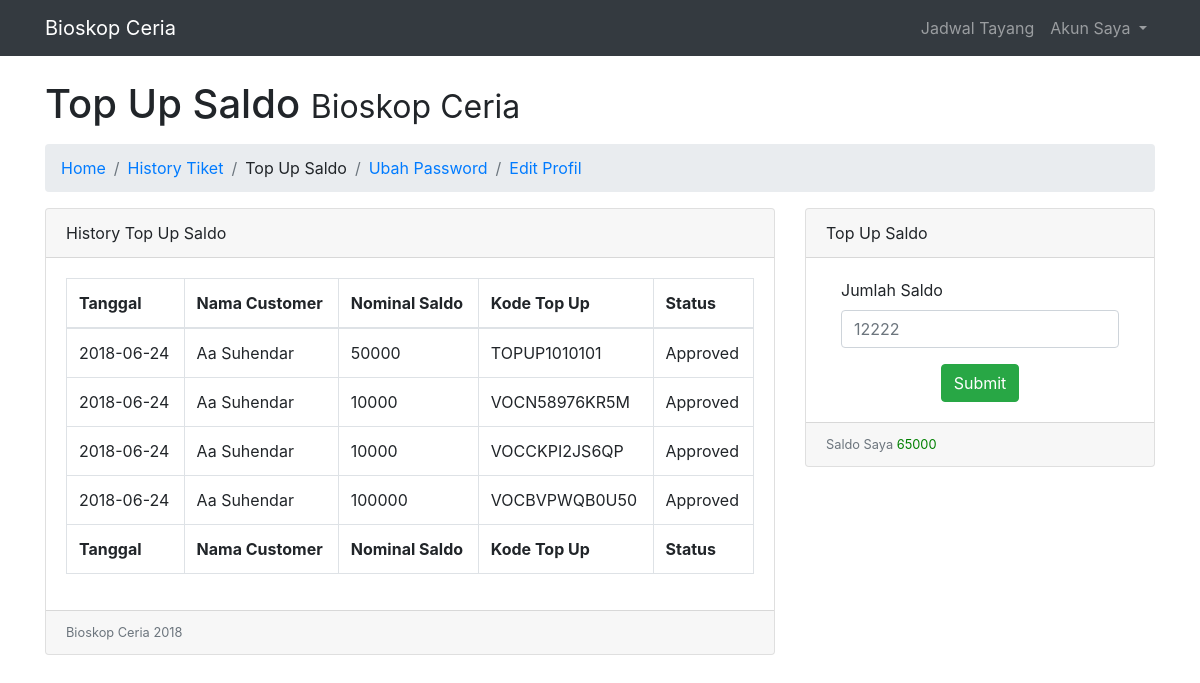
The app's page /topup.php (signed in) with its own data.
### tables this page shows
CREATE TABLE `topup` (
  `id` int(5) NOT NULL,
  `tanggal` date NOT NULL,
  `id_customer` int(5) UNSIGNED ZEROFILL NOT NULL,
  `uang` int(6) NOT NULL,
  `kode_topup` varchar(30) NOT NULL,
  `status` varchar(30) NOT NULL
);

CREATE TABLE `customer` (
  `id_customer` int(5) UNSIGNED ZEROFILL NOT NULL,
  `fname_customer` varchar(20) NOT NULL,
  `lname_customer` varchar(20) NOT NULL,
  `jk_customer` varchar(1) NOT NULL,
  `username_customer` varchar(12) NOT NULL,
  `password_customer` varchar(60) NOT NULL,
  `email_customer` varchar(50) NOT NULL,
  `phone_customer` varchar(20) NOT NULL,
  `saldo_customer` int(10) NOT NULL
);

### topup.php (the view, shortened to what this page needs)
<?php
require_once "config.php";
$id_customer = $_SESSION['id_customer'];
?>
<!DOCTYPE html>
<html lang="en">
  <head>
    <link href="vendor/bootstrap/css/bootstrap.min.css" rel="stylesheet">
    <link href="css/modern-business.css" rel="stylesheet">
  </head>
  <body>
 <?php include "header.phtml"; ?>
    <div class="container">
      <h1 class="mt-4 mb-3">Top Up Saldo
        <small><?=nama;?></small>
      </h1>
      <ol class="breadcrumb">
        <li class="breadcrumb-item active">
          <a href="akunsaya.php">Home</a>
        </li>
        <li class="breadcrumb-item"><a href="history.php">History Tiket</a></li>
        <li class="breadcrumb-item">Top Up Saldo</li>
        <li class="breadcrumb-item"><a href="ubah.php">Ubah Password</a></li>
        <li class="breadcrumb-item"><a href="edit.php">Edit Profil</a></li>
      </ol>
      <div class="row">
        <div class="col-lg-8">
          <div class="card mb-3">
            <div class="card-header">
              <i class="fa fa-bar-chart"></i> History Top Up Saldo</div>
        <div class="card-body">
          <div class="table-responsive">
            <table class="table table-bordered" id="dataTable" width="100%" cellspacing="0">
              <thead>
                <tr>
                  <th>Tanggal</th>
                  <th>Nama Customer</th>
                  <th>Nominal Saldo</th>
                  <th>Kode Top Up</th>
                  <th>Status</th>
                </tr>
              </thead>
              <tfoot>
                <tr>
                  <th>Tanggal</th>
                  <th>Nama Customer</th>
                  <th>Nominal Saldo</th>
                  <th>Kode Top Up</th>
                  <th>Status</th>
                </tr>
              </tfoot>
              <tbody>
              <?php $qyu = $conn->query("SELECT * FROM topup INNER JOIN customer ON topup.id_customer = customer.id_customer WHERE topup.id_customer = '$id_customer'");
                while($datanya = $qyu->fetch_array()){ ?>
                <tr>
                  <td><?php echo $datanya['tanggal']; ?></td>
                  <td><?php echo $datanya['fname_customer']." ".$datanya['lname_customer']; ?></td>
                  <td><?php echo $datanya['uang']; ?></td>
                  <td><?php echo $datanya['kode_topup']; ?></td>
                  <td><?php echo $datanya['status']; ?></td>
                </tr>
              <?php } ?>
              </tbody>
            </table>
          </div>
        </div>
            <div class="card-footer small text-muted"><?=nama;?> 2018</div>
          </div>
        </div>
        <div class="col-lg-4">
          <div class="card mb-3">
            <div class="card-header">
              <i class="fa fa-pie-chart"></i> Top Up Saldo</div>
            <div class="card-body">
      <form method="post" action="" class="form-horizontal">
        <div class="form-group">
          <label for="nama" class="col-sm-12 control-label">Jumlah Saldo</label>
          <div class="col-sm-12">
            <input type="text" class="form-control" name="saldo" placeholder="12222">
          </div>
        </div>
        <center><button type="submit" class="btn btn-success">Submit</button></center>
      </form>
            </div>
            <div class="card-footer small text-muted">Saldo Saya <font color=green><?php echo $saldoo['saldo_customer'];?></font></div>
          </div>
        </div>
    </div>
  </body>
</html>

### css/modern-business.css (style rules this page uses)
body { padding-top: 54px; }
@media (min-width: 992px) { body { padding-top: 56px; } }

### records on screen
topup: tanggal "2018-06-24", id_customer.fname_customer "Aa", id_customer.lname_customer "Suhendar", uang "50000", kode_topup "TOPUP1010101", status "Approved"
topup: tanggal "2018-06-24", id_customer.fname_customer "Aa", id_customer.lname_customer "Suhendar", uang "10000", kode_topup "VOCN58976KR5M", status "Approved"
topup: tanggal "2018-06-24", id_customer.fname_customer "Aa", id_customer.lname_customer "Suhendar", uang "10000", kode_topup "VOCCKPI2JS6QP", status "Approved"
topup: tanggal "2018-06-24", id_customer.fname_customer "Aa", id_customer.lname_customer "Suhendar", uang "100000", kode_topup "VOCBVPWQB0U50", status "Approved"
customer: saldo_customer "65000"

### other values on screen
nama "Bioskop Ceria"
